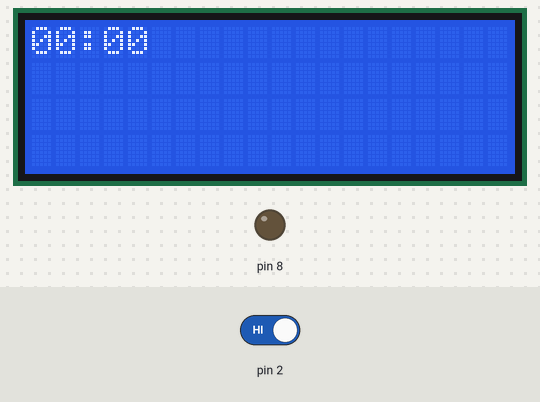
A sketch run on a simulated Arduino Uno, built with avr-gcc and run on an emulated ATmega328P. On the bench: 20×4 character LCD, output pins drawn as LEDs (lit = HIGH). The inputs (shaded band) are chosen by the test bench; at power-on: pin 2 HIGH.

Above: at 0.1 s.
At 1.2 s:
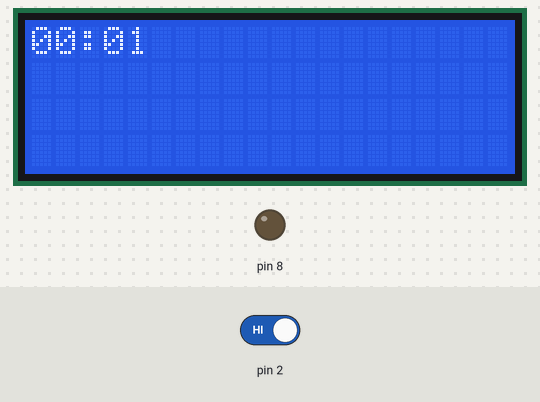
1.3 s: pin 2 driven LOW
At 2.0 s:
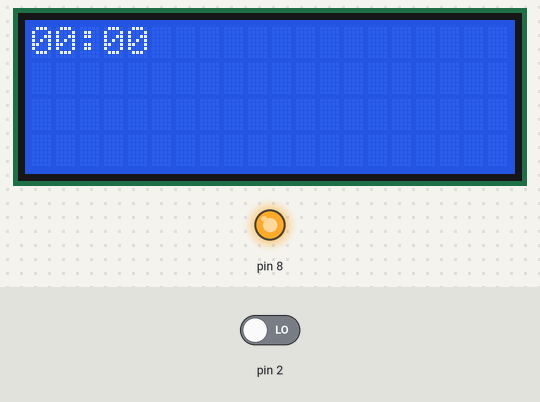
Timing chart, 0 to 4.3 s (numbered marks = the images above; inputs shaded):
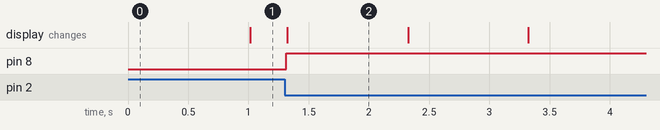

The sketch:

timer.ino
```cpp
//YWROBOT
//Compatible with the Arduino IDE 1.0
//Library version:1.1
#include <Wire.h>
#include <LiquidCrystal_I2C.h>
unsigned long t;

unsigned long tr;
int ms;
int sec;
String mysec;
String mymin;
int min;
int hour;
boolean buttonWasUp = true;
boolean ledEnabled = false;
LiquidCrystal_I2C lcd(0x27,20,4);  // set the LCD address to 0x27 for a 16 chars and 2 line display

void setup()
{
   Serial.begin(9600);
                   // initialize the lcd
  lcd.init();
  // Print a message to the LCD.
  lcd.backlight();
  pinMode(8, OUTPUT);
  pinMode(2, INPUT);

}

int


timer(boolean button,boolean button2){
  Serial.println(button);
  Serial.println(button2);
  return millis();
}

void loop()
{


   // узнаем, отпущена ли кнопка сейчас
   boolean buttonIsUp = digitalRead(2);

   // если кнопка была отпущена и не отпущена сейчас
   if (buttonWasUp && !buttonIsUp) {

      // исключаем дребезг контактов тактовой кнопки
      delay(10);

    // и считываем сигнал с кнопки снова
    buttonIsUp = digitalRead(2);

      // если кнопка нажата, то переворачиваем сигнал светодиода
      if (!buttonIsUp) {
         ledEnabled = !ledEnabled;
         digitalWrite(8, ledEnabled);
         tr = millis();
      }

   }


   // запоминаем состояние кнопки для новой итерации
   buttonWasUp = buttonIsUp;


    t=millis()-tr;
     ms = t%1000;
    t = t/1000;
    sec = t%60;
    if(sec<10){
        mysec='0'+String(sec);
      }
      else{
        mysec=sec;
      }


    t = t/60;
    min = t%60;
     if(min<10){
        mymin='0'+String(min);
      }
      else{
        mymin=min;
      }


    lcd.setCursor(0,0);
    lcd.print(mymin);

    lcd.setCursor(2,0);
    lcd.print(":");

    lcd.setCursor(3,0);

     lcd.print(mysec);


}
```

Measured:
- after the input at 1.3 s, pin 8: LOW → HIGH at once
- what the display in image 2 shows lasts 1.0 s, from 1.3 s to 2.3 s
